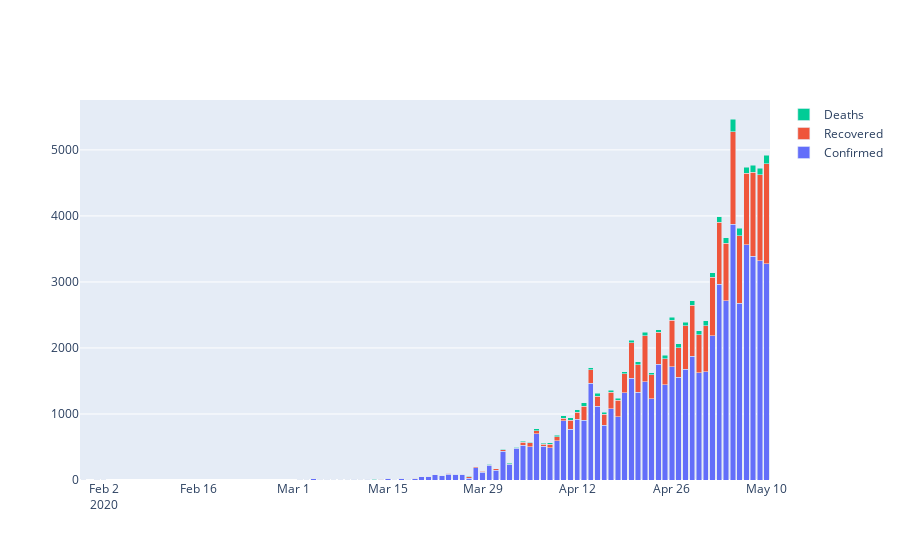

The notebook cell this image was saved under:
### Markdown cell above
Plotting Confirmed cases per day, recovered cases per day and deaths per day vs date

### Code cell
x1=cases["Date"]
y1=cases['Confirmed_perday']
y2=cases['Cured_perday']
y3=cases['Deaths_perday'] 

plot_title ="Nation-wide daily statistics"
fig = go.Figure(data=[
    go.Bar(name='Confirmed', x=x1, y=y1),
    go.Bar(name='Recovered', x=x1, y=y2),
    go.Bar(name='Deaths', x=x1, y=y3)
 
    
])
# Change the bar mode to stack
fig.update_layout(barmode='stack')
fig.show();
